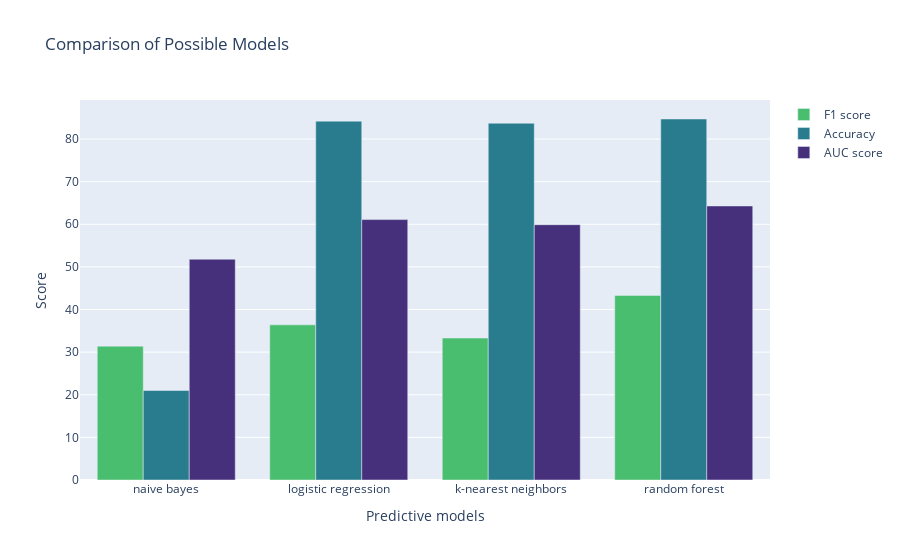

The notebook cell this image was saved under:
### Code cell
# display comparisions with plotly.
mydata1 = go.Bar(
    x=compare_models.loc['F1 score'].index,
    y=compare_models.loc['F1 score'],
    name=compare_models.index[0],
    marker=dict(color=Viridis[50])
)
mydata2 = go.Bar(
    x=compare_models.loc['Accuracy'].index,
    y=compare_models.loc['Accuracy'],
    name=compare_models.index[1],
    marker=dict(color=Viridis[30])
)
mydata3 = go.Bar(
    x=compare_models.loc['AUC score'].index,
    y=compare_models.loc['AUC score'],
    name=compare_models.index[2],
    marker=dict(color=Viridis[10])
)
mylayout = go.Layout(
    title='Comparison of Possible Models',
    xaxis = dict(title = 'Predictive models'), # x-axis label
    yaxis = dict(title = 'Score'), # y-axis label
    
)
fig = go.Figure(data=[mydata1, mydata2, mydata3], layout=mylayout)
fig

### Figure 1 — Plotly figure (JSON) as saved in the notebook; plotly's stock layout.template omitted (floating-point values rounded to 4 significant figures)
{"data": [{"marker": {"color": "#49be6e"}, "name": "F1 score", "type": "bar", "x": ["naive bayes", "logistic regression", "k-nearest neighbors", "random forest"], "y": [31.4, 36.4, 33.3, 43.3]}, {"marker": {"color": "#287c8e"}, "name": "Accuracy", "type": "bar", "x": ["naive bayes", "logistic regression", "k-nearest neighbors", "random forest"], "y": [21, 84.2, 83.7, 84.7]}, {"marker": {"color": "#46307c"}, "name": "AUC score", "type": "bar", "x": ["naive bayes", "logistic regression", "k-nearest neighbors", "random forest"], "y": [51.8, 61.1, 59.9, 64.3]}], "layout": {"autosize": true, "title": {"text": "Comparison of Possible Models"}, "xaxis": {"autorange": true, "range": [-0.5, 3.5], "title": {"text": "Predictive models"}, "type": "category"}, "yaxis": {"autorange": true, "range": [0, 89.16], "title": {"text": "Score"}, "type": "linear"}}}
